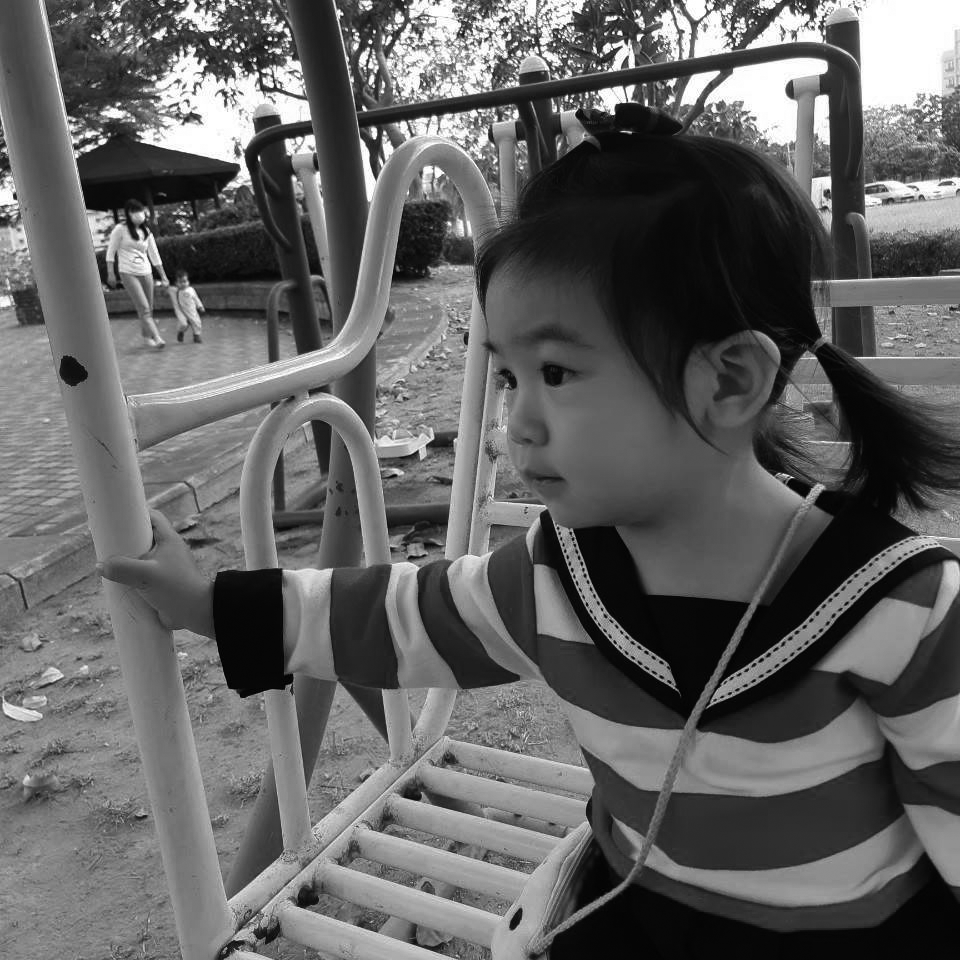
#> input picture project5/Kid at playground.tif, 960 x 960 px
$ python project5.py
#> lines starting #> are read from the running program, lines starting #| are printed output that depends on the picture
import numpy as np
import cv2
import matplotlib.pyplot as plt
from openpyxl import load_workbook
from PIL import Image
from scipy import ndimage


def gaussian_kernel(size, sigma=1):
    size = int(size) // 2
    x, y = np.mgrid[-size:size+1, -size:size+1]
    normal = 1 / (2.0 * np.pi * sigma**2)
    g =  np.exp(-((x**2 + y**2) / (2.0*sigma**2))) * normal
    return g

def sobel_filters(img):
    Kx = np.array([[-1, 0, 1], [-2, 0, 2], [-1, 0, 1]], np.float32)
    Ky = np.array([[1, 2, 1], [0, 0, 0], [-1, -2, -1]], np.float32)

    Ix = ndimage.filters.convolve(img, Kx)
    Iy = ndimage.filters.convolve(img, Ky)


    G = np.hypot(Ix, Iy)
    G = G / G.max()
    theta = np.arctan2(Iy, Ix)

    return (G, theta)

def non_max_suppression(img, D):
    M, N = img.shape
#> M = 960; N = 960
    Z = np.zeros((M,N), dtype=np.float32)
    angle = D * 180. / np.pi
    angle[angle < 0] += 180
    # print(angle)
    for i in range(1,M-1):
        for j in range(1,N-1):
            try:
                q = 255
                r = 255
                if (22.5 <=angle[i,j] and angle[i,j] < 67.5):
                    q = img[i+1, j-1]
                    r = img[i-1, j+1]
                #angle 90
                elif (67.5 <=angle[i,j] and angle[i,j] < 112.5):
                    q = img[i+1, j]
                    r = img[i-1, j]
                #angle 135
                elif (112.5 <=angle[i,j] and angle[i,j] < 157.5):
                    q = img[i-1, j-1]
                    r = img[i+1, j+1]

                if (img[i,j] <= q) and (img[i,j] >= r):
                    Z[i,j] = img[i,j]
                else:
                    Z[i,j] = 0

            except IndexError as e:
                pass
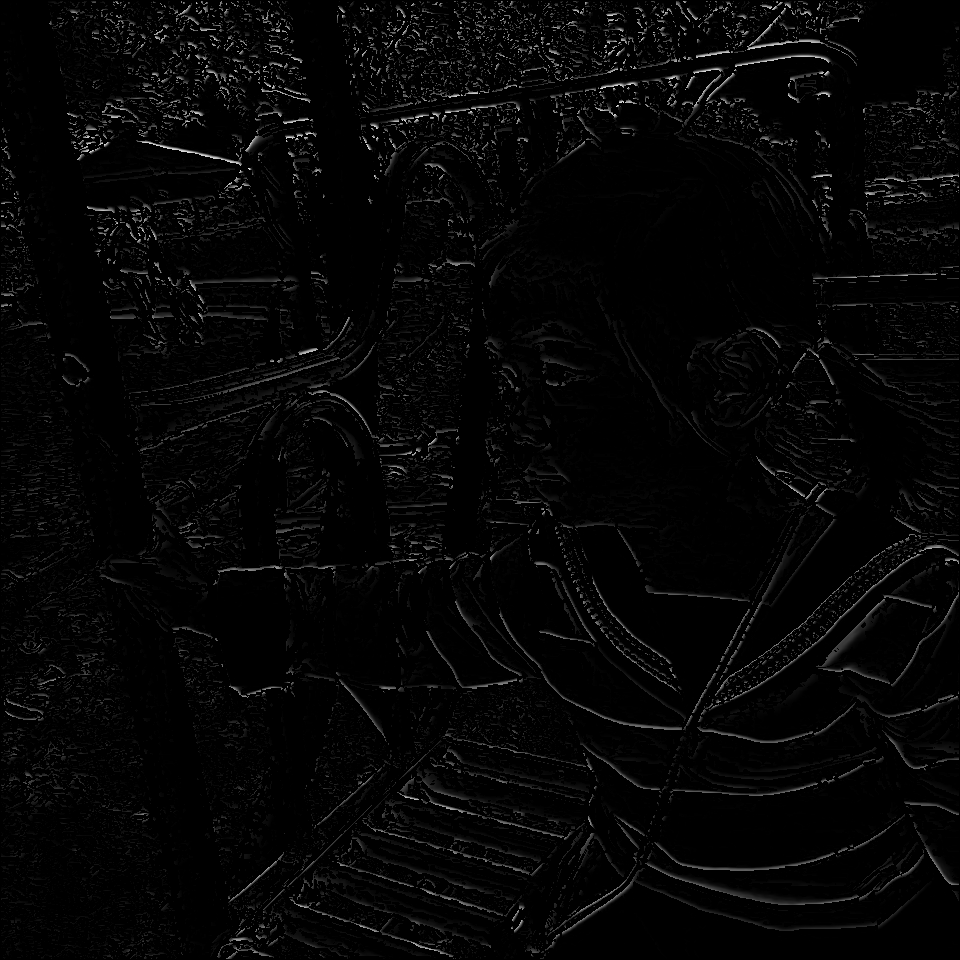
#> Z: shape (960, 960) float32; min 0, max 0.957, mean 0.0226

    return Z

def threshold(img, lowThresholdRatio=0.05, highThresholdRatio=0.09):

    # highThreshold = img.max() * highThresholdRatio;
    # lowThreshold = highThreshold * lowThresholdRatio;

#> called with lowThresholdRatio = 0.04, highThresholdRatio = 0.1
    highThreshold = highThresholdRatio;
    lowThreshold = lowThresholdRatio;

    M, N = img.shape
#> M = 960; N = 960
    res = np.zeros((M,N), dtype=np.float32)
    g_nh = np.zeros((M,N), dtype=np.float32)
    g_nl = np.zeros((M,N), dtype=np.float32)

    weak = np.float32(0.2)
    strong = np.float32(1)

    strong_i, strong_j = np.where(img >= highThreshold)
    zeros_i, zeros_j = np.where(img < lowThreshold)

    weak_i, weak_j = np.where((img <= highThreshold) & (img >= lowThreshold))

    g_nh[strong_i, strong_j] = strong
    g_nl[weak_i, weak_j] = weak
    res[strong_i, strong_j] = strong
    res[weak_i, weak_j] = weak

    return (res, g_nh, g_nl)

def hysteresis(img, weak, strong=1):
    M, N = img.shape
    for i in range(1, M-1):
        for j in range(1, N-1):
            if (img[i,j] == weak):
                try:
                    if ((img[i+1, j-1] == strong) or (img[i+1, j] == strong) or (img[i+1, j+1] == strong)
                        or (img[i, j-1] == strong) or (img[i, j+1] == strong)
                        or (img[i-1, j-1] == strong) or (img[i-1, j] == strong) or (img[i-1, j+1] == strong)):
                        img[i, j] = strong
                    else:
                        img[i, j] = 0
                except IndexError as e:
                    pass
    return img

KID = "Kid at playground.tif"
kid_origin  = cv2.imread(KID ,cv2.IMREAD_GRAYSCALE)/255

kernel = gaussian_kernel(5,5)
kid_blurr = cv2.filter2D(kid_origin, -1, kernel)

M,alpha = sobel_filters(kid_blurr)
suppression_img  = non_max_suppression(M,alpha)

(res, strong, weak) = threshold(suppression_img,0.04,0.1)
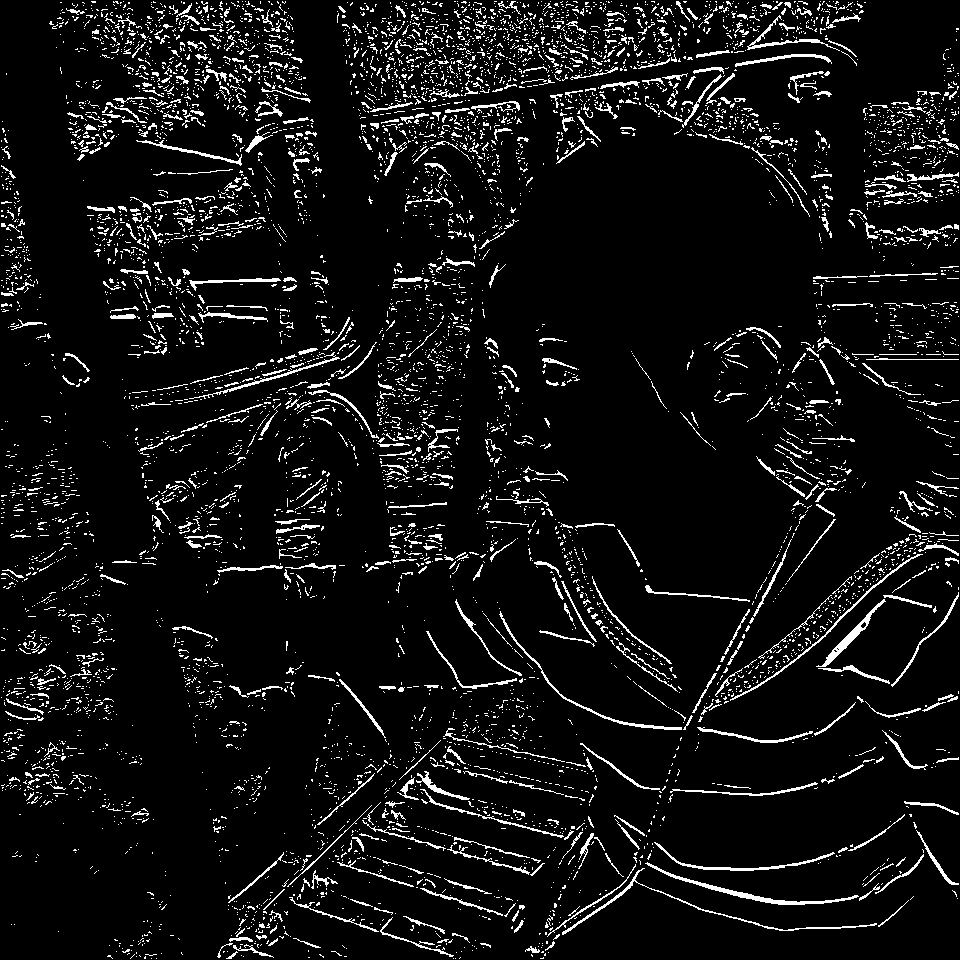
#> strong: shape (960, 960) float32; values 0 (black) and 1 (white), 7.1% white in thin lines or dots
#> weak: shape (960, 960) float32; values 0 (black) and 0.2 (white), 5.6% white in thin lines or dots

final = hysteresis(res , 0.2, 1)


# cv2.imshow("img",kid_origin)
# cv2.imshow("kid_blurr",kid_blurr)
cv2.imshow("M",M)

alpha = (alpha+np.pi/2)/np.pi
cv2.imshow("alpha",alpha)
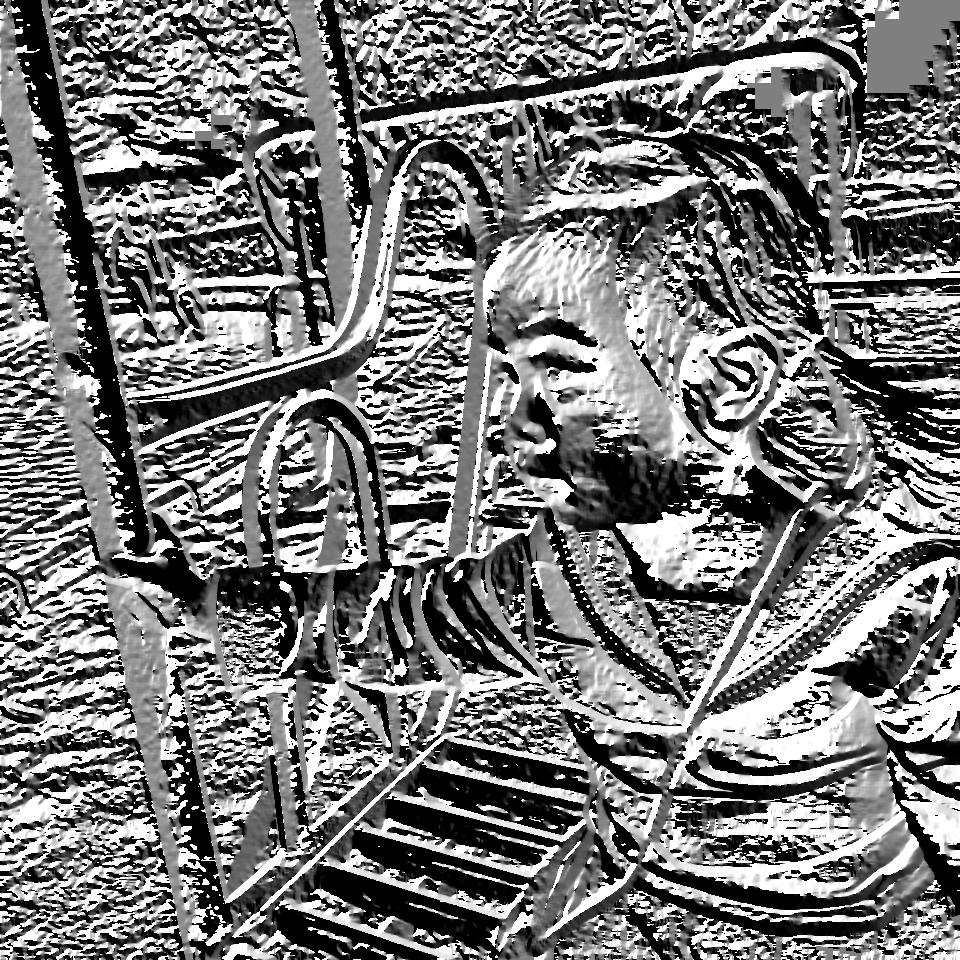
#> window 'alpha': shape (960, 960); min 0, max 255, mean 120.1
cv2.imshow("strong",strong)
cv2.imshow("weak",weak)
cv2.imshow("res",res)
cv2.imshow("final",final)
cv2.waitKey(0)


def save(all_img):
    i = 0
    for img in all_img:
        img = img*255
        img_ = Image.fromarray(img.astype(np.uint8))
        img_.save("img/{}.png".format(i),dpi=(200,200))
        i+=1
#> this loop made 6 passes
#> pass 2, in save, `img_ = Image.fromarray(img.astype(np.uint8))`:
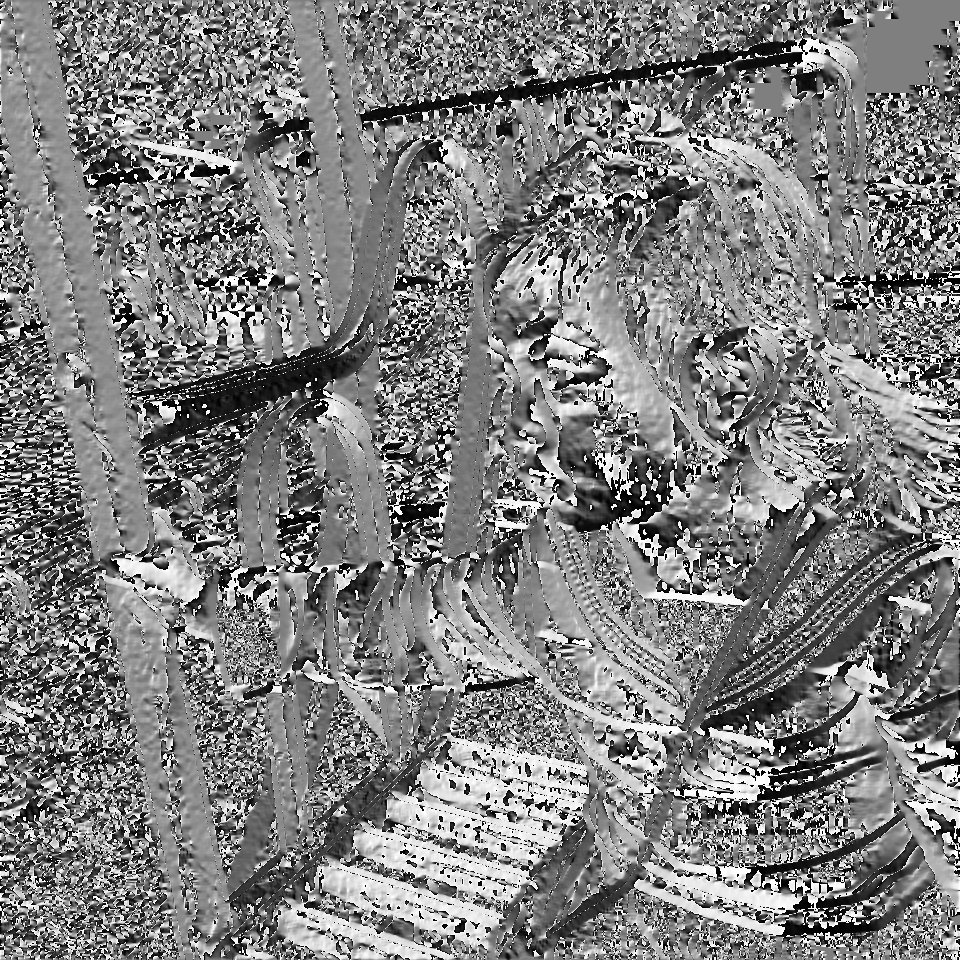
#> img_: PIL image 960x960 L; min 0, max 255, mean 127.5
#> after the loop, i = 6
all_img = [M, alpha, strong, weak, res, final]
save(all_img)
